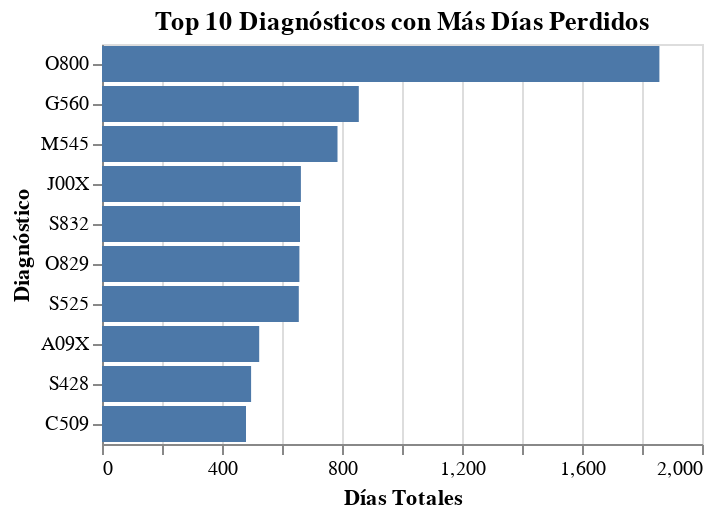

Source (notebook cell):
### Code cell
import altair as alt

top_diag = df.groupby('incapacidad_diagnóstico')['incapacidad_dias'].sum().nlargest(10).reset_index()

fig3 = alt.Chart(top_diag).mark_bar().encode(
    x=alt.X('incapacidad_dias:Q', title='Días Totales'),
    y=alt.Y('incapacidad_diagnóstico:N', sort='-x', title='Diagnóstico'),
    tooltip=['incapacidad_diagnóstico', 'incapacidad_dias']
).properties(title='Top 10 Diagnósticos con Más Días Perdidos')
fig3

### Figure 1 — Vega-Lite specification as saved in the notebook (floating-point values rounded to 4 significant figures)
{"config": {"view": {"continuousWidth": 300, "continuousHeight": 300}}, "data": {"name": "data-3d606b243581c96f8fc0438ee016d941"}, "mark": {"type": "bar"}, "encoding": {"tooltip": [{"field": "incapacidad_diagnóstico", "type": "nominal"}, {"field": "incapacidad_dias", "type": "quantitative"}], "x": {"field": "incapacidad_dias", "title": "Días Totales", "type": "quantitative"}, "y": {"field": "incapacidad_diagnóstico", "sort": "-x", "title": "Diagnóstico", "type": "nominal"}}, "title": "Top 10 Diagnósticos con Más Días Perdidos", "$schema": "https://vega.github.io/schema/vega-lite/v5.20.1.json", "datasets": {"data-3d606b243581c96f8fc0438ee016d941": [{"incapacidad_diagnóstico": "O800", "incapacidad_dias": 1858}, {"incapacidad_diagnóstico": "G560", "incapacidad_dias": 856}, {"incapacidad_diagnóstico": "M545", "incapacidad_dias": 785}, {"incapacidad_diagnóstico": "J00X", "incapacidad_dias": 663}, {"incapacidad_diagnóstico": "S832", "incapacidad_dias": 660}, {"incapacidad_diagnóstico": "O829", "incapacidad_dias": 658}, {"incapacidad_diagnóstico": "S525", "incapacidad_dias": 656}, {"incapacidad_diagnóstico": "A09X", "incapacidad_dias": 524}, {"incapacidad_diagnóstico": "S428", "incapacidad_dias": 497}, {"incapacidad_diagnóstico": "C509", "incapacidad_dias": 480}]}}
